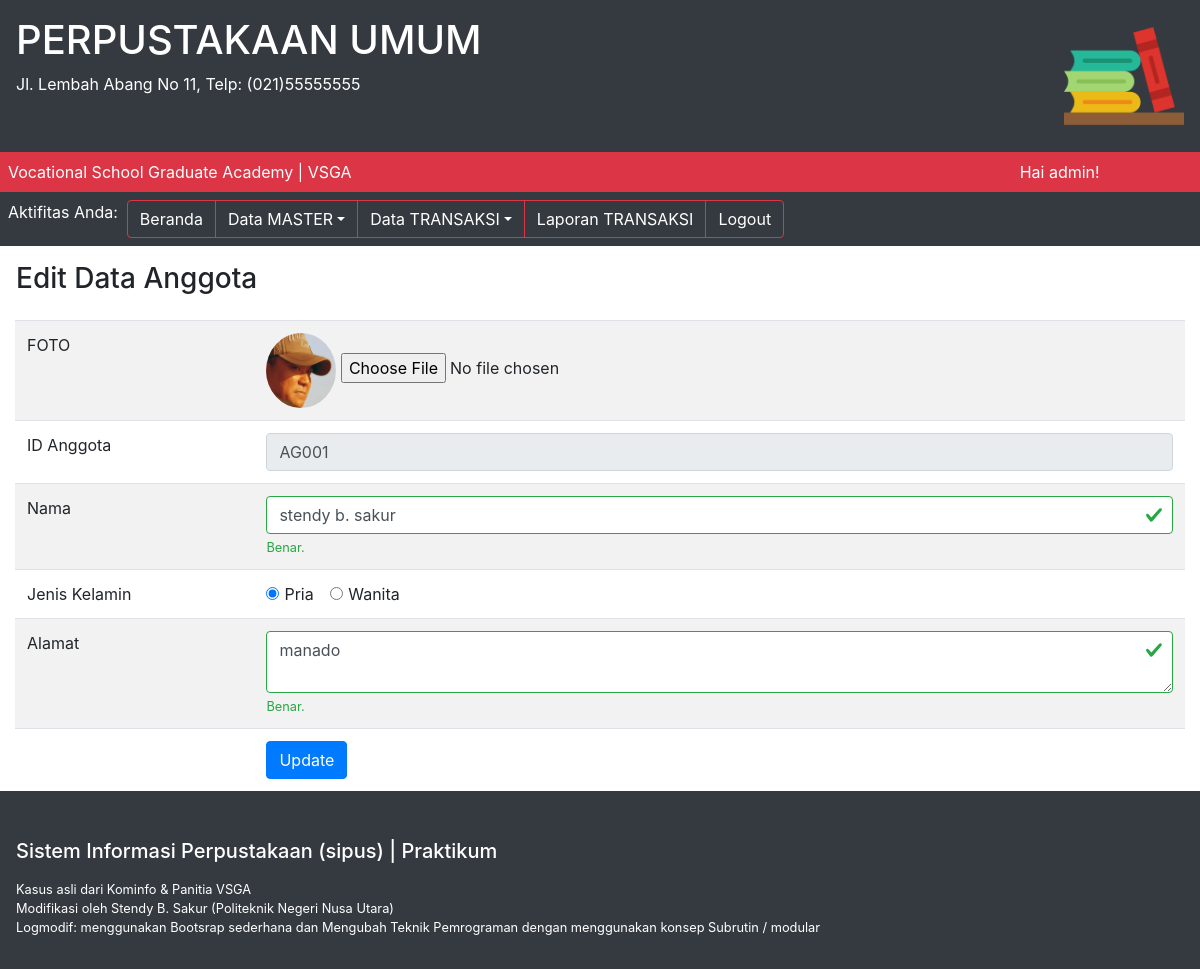
Page /index.php?p=anggota-edit&id=AG001&hal=1 (signed in) on the committed database.
### tables this page shows
CREATE TABLE `tbanggota` (
  `idanggota` varchar(5) NOT NULL,
  `nama` varchar(30) NOT NULL,
  `jeniskelamin` varchar(10) NOT NULL,
  `alamat` varchar(40) NOT NULL,
  `status` varchar(20) NOT NULL,
  `foto` varchar(50) NOT NULL
);

### pages/anggota-edit.php (the view, shortened to what this page needs)
<?php
require_once "modul/modul.php";
extract(getUserForUpdate($_GET));
?>
<div class="container-fluid p-3">
	<h3>Edit Data Anggota</h3>
</div>
<div class="container-fluid">
	<form action="proses/anggota-edit-proses.php" method="post" enctype="multipart/form-data" class="was-validated">
	<table class="table table-striped">
		<tr>
			<td>FOTO</td>
			<td>
				<img src="images/<?php echo $foto; ?>" class="rounded-circle" width=70px height=75px>
				<input type="file" name="foto">
			</td>
		</tr>
		<tr>
			<td>ID Anggota</td>
			<td><input type="text" name="id_anggota" value="<?php echo $id_anggota; ?>" readonly="readonly" class="form-control" required>
			</td>
		</tr>
		<tr>
			<td>Nama</td>
			<td><input type="text" name="nama" value="<?php echo $nama; ?>" class="form-control" required>
			<div class="valid-feedback">Benar.</div>
			</td>
		</tr>
		<tr>
			<td>Jenis Kelamin</td>
			<td>
				<div class="form-check-inline">
					<label class="form-check-label">
						<input type="radio" class="form-check-input" name="jenis_kelamin" value="Pria"
						<?php if($jeniskelamin == "Pria") { ?>
						checked
					<?php } ?>
						>Pria
					</label>
				</div>
				<div class="form-check-inline">
					<label class="form-check-label">
					<input type="radio" class="form-check-input" name="jenis_kelamin" value="Wanita"
					<?php if ($jeniskelamin == "Wanita") { ?>
					checked
					<?php } ?>
					>Wanita
					</label>
				</div>
			</td>
		</tr>
		<tr>
			<td>Alamat</td>
			<td><textarea rows="2" cols="40" name="alamat" class="form-control" required><?php echo $alamat; ?></textarea>
			<div class="valid-feedback">Benar.</div>
			</td>
		</tr>
		<tr>
			<td></td>
			<td>
				<input type="submit" name="update" value="Update" id="tombol-simpan" class="btn btn-primary">
			</td>
		</tr>
	</table>
	</form>
</div>

### rows in the picture
tbanggota: foto (picture), id_anggota "AG001", nama "stendy b. sakur", jeniskelamin "☑ Pria", jeniskelamin "☐ Wanita", alamat "manado"

### other values in the picture
$_SESSION['sesi'] "admin"
